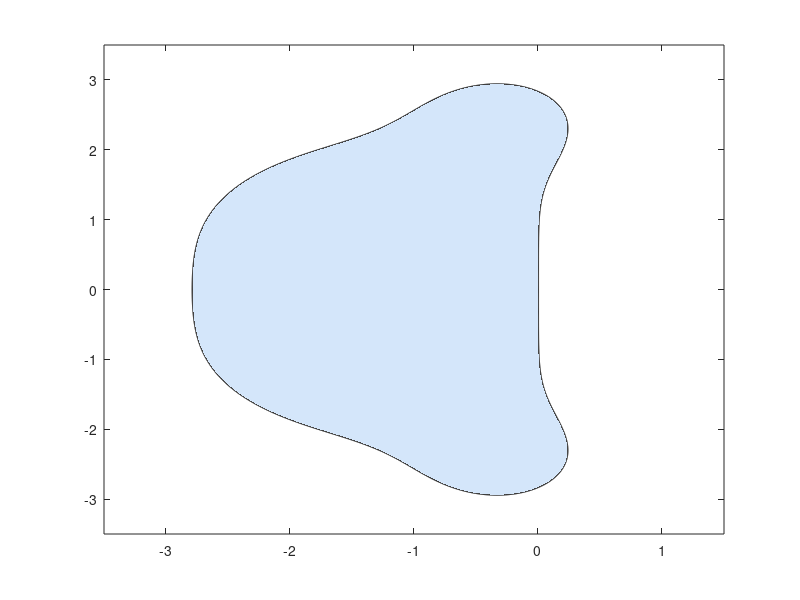

Write MATLAB code to recreate this figure. (Note: this script raises an error after producing the figure.)
%% Problem 4: absolute stability of classical RK4.
% Run in MATLAB; no toolboxes or cluster required.
% All figures and data are saved beside this script.
clearvars; clc;
outdir = fileparts(mfilename('fullpath'));
Q = @(z) 1+z+z.^2/2+z.^3/6+z.^4/24;
T = 10;
beta = fzero(@(r) Q(-r)-1,[2,3]);
lambda = -55.31;
hcrit = beta/abs(lambda);
fprintf('Negative-real boundary = %.12f; hcrit = %.12f\n',-beta,hcrit);

%% Parts (b) and (d): contour |Q(z)|=1 and shaded |Q(z)|<=1.
x = linspace(-3.5,1.5,1001);
y = linspace(-3.5,3.5,1001);
[X,Y] = meshgrid(x,y); Z = X+1i*Y;
A = abs(Q(Z));
fig = figure('Color','w','Visible','off');
[C,boundary] = contour(X,Y,A,[1,1],'k','LineWidth',1.5); hold on;
k=1;
while k<size(C,2)
    n=C(2,k); vertices=C(:,k+(1:n));
    patch(vertices(1,:),vertices(2,:),[0.83,0.90,0.98], ...
        'EdgeColor','none','HandleVisibility','off');
    k=k+n+1;
end
uistack(boundary,'top');
xline(0,'k:'); yline(0,'k:');
zComplex = 0.1*(1+20i);
point = plot(real(zComplex),imag(zComplex),'ro', ...
    'MarkerFaceColor','r','MarkerSize',7);
axis equal; xlim([-3.5,1.5]); ylim([-3.5,3.5]); grid on;
xlabel('Re(z), z=h lambda'); ylabel('Im(z)');
title('Classical RK4 absolute stability region');
legend([boundary,point],{'|Q(z)|=1','z=0.1+2i'},'Location','southwest');
exportgraphics(fig,fullfile(outdir,'stability_region.pdf'),'ContentType','vector');
exportgraphics(fig,fullfile(outdir,'stability_region.png'),'Resolution',180);
% Export each contour component for a self-contained LaTeX plot.
k=1; component=0;
while k<size(C,2)
    n=C(2,k); component=component+1;
    writematrix(C(:,k+(1:n))',fullfile(outdir,sprintf('boundary_%d.csv',component)));
    k=k+n+1;
end

%% Part (c): h=0.05 is stable and h=0.06 is unstable.
% h=0.06 does not divide 10. Use 166 full steps to 9.96, then 0.04.
hvalues=[0.05,0.06]; realRuns=struct([]);
fig = figure('Color','w','Visible','off');
for j=1:2
    h=hvalues(j);
    [t,w,steps]=rk4test(lambda,T,h);
    exact=exp(lambda*t);
    % Product of the RK4 amplification factors, including the last step.
    predicted=[1;cumprod(Q(lambda*steps))];
    assert(max(abs(w-predicted)./max(1,abs(predicted)))<1e-11);
    realRuns(j).h=h; realRuns(j).t=t; realRuns(j).w=w;
    realRuns(j).steps=steps; realRuns(j).exact=exact;
    fprintf('h=%.2f: Q=%.12f, w(10)=%.12e, last step=%.5f\n', ...
        h,Q(lambda*h),w(end),steps(end));
    semilogy(t,abs(w),'LineWidth',1.5); hold on;
    writetable(table(t,w,exact),fullfile(outdir,sprintf('real_h%03d.csv',round(1000*h))));
end
tExact=linspace(0,T,2001)';
semilogy(tExact,exp(lambda*tExact),'k--','LineWidth',1.2);
grid on; xlabel('t'); ylabel('Magnitude');
title('lambda=-55.31: stable and unstable RK4 steps');
legend('RK4 h=0.05','RK4 h=0.06 (last step 0.04)','Exact','Location','southwest');
exportgraphics(fig,fullfile(outdir,'negative_real_test.pdf'),'ContentType','vector');
exportgraphics(fig,fullfile(outdir,'negative_real_test.png'),'Resolution',180);

%% Part (d): stable numerical decay can contradict physical growth.
lambdaComplex=1+20i; hComplex=0.1;
[t,w,steps]=rk4test(lambdaComplex,T,hComplex);
exact=exp(lambdaComplex*t);
predicted=[1;cumprod(Q(lambdaComplex*steps))];
assert(max(abs(w-predicted))<1e-12);
q=Q(zComplex);
fprintf('Q(0.1+2i)=%.12f%+.12fi; magnitude=%.12f\n',real(q),imag(q),abs(q));
fprintf('At t=10: |w|=%.12e; |exact|=%.12e\n',abs(w(end)),abs(exact(end)));
complexRun=struct('t',t,'w',w,'exact',exact,'Q',q);
writetable(table(t,real(w),imag(w),abs(w),abs(exact), ...
    'VariableNames',{'t','real_w','imag_w','abs_w','abs_exact'}), ...
    fullfile(outdir,'complex_test.csv'));
fig=figure('Color','w','Visible','off');
semilogy(t,abs(w),'b-','LineWidth',1.5); hold on;
semilogy(t,abs(exact),'k--','LineWidth',1.5);
grid on; xlabel('t'); ylabel('Magnitude');
title('lambda=1+20i, h=0.1: false numerical damping');
legend('|w_n|','|exp(lambda t)|=exp(t)','Location','best');
exportgraphics(fig,fullfile(outdir,'complex_growth_test.pdf'),'ContentType','vector');
exportgraphics(fig,fullfile(outdir,'complex_growth_test.png'),'Resolution',180);
save(fullfile(outdir,'stability_results.mat'), ...
    'beta','hcrit','realRuns','complexRun');

function [t,w,steps]=rk4test(lambda,T,h)
    N=floor(T/h);
    t=(0:N)'*h;
    if T-t(end)>100*eps(max(1,T))
        t=[t;T];
    else
        t(end)=T;
    end
    steps=diff(t);
    w=complex(zeros(size(t))); w(1)=1;
    % Actual four-stage RK4, not just multiplication by Q.
    for n=1:numel(steps)
        hn=steps(n);
        k1=lambda*w(n);
        k2=lambda*(w(n)+hn*k1/2);
        k3=lambda*(w(n)+hn*k2/2);
        k4=lambda*(w(n)+hn*k3);
        w(n+1)=w(n)+hn*(k1+2*k2+2*k3+k4)/6;
    end
    if isreal(lambda), w=real(w); end
end

% Negative-real boundary = -2.785293563405; hcrit = 0.050357865909
% h=0.05: Q=0.970565404941, w(10)=2.540747063848e-03, last step=0.05000
% h=0.06: Q=2.150291693782, w(10)=6.704798852280e+54, last step=0.04000
% Q(0.1+2i)=-0.438162500000+0.743666666667i; magnitude=0.863149168752
% At t=10: |w|=4.060557481727e-07; |exact|=2.202646579481e+04
